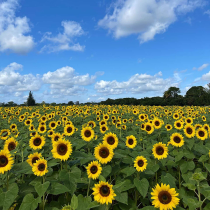
#> input picture images/the_berry_farms_sunflower_field.jpeg, 210 x 210 px, shrunk from 1440 x 1440 before the run
$ jupyter execute Assignment_02_part_01.ipynb   (shell and % lines are left out)
#> lines starting #> are read from the running program, lines starting #| are printed output that depends on the picture; after the words box and inside, x2 and y2 are one past the last pixel; in counts of white or black regions, pixels touching at a corner belong together
# EN3160 Assignment 2

### A.H.T.M. Weerakoon

### 230689A

[cell 1]
import os, glob
import numpy as np
import cv2 as cv
import matplotlib.pyplot as plt
from scipy import ndimage
from scipy.optimize import minimize

def show(img_bgr, title='', figsize=(10, 7)):
    plt.figure(figsize=figsize)
    if img_bgr.ndim == 2:
        plt.imshow(img_bgr, cmap='gray')
    else:
        plt.imshow(cv.cvtColor(img_bgr, cv.COLOR_BGR2RGB))
    plt.title(title); plt.axis('off'); plt.show()

### Question 01

[cell 2]
im = cv.imread('images/the_berry_farms_sunflower_field.jpeg', cv.IMREAD_REDUCED_COLOR_4)
#> im is the input picture: shape (210, 210, 3); mean B, G, R 119.8, 125.3, 100.4
assert im is not None, 'Check the image path'
gray = cv.cvtColor(im, cv.COLOR_BGR2GRAY).astype(np.float64) / 255.0
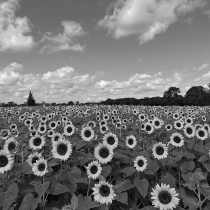
#> gray: shape (210, 210) float64; min 0.0196, max 0.984, mean 0.46
print('Image size:', im.shape)
#| Image size: (210, 210, 3)

def log_scale_space(img, sigmas):
    # Scale-normalised LoG stack, shape (S, H, W)
    return np.stack([s**2 * ndimage.gaussian_laplace(img, sigma=s) for s in sigmas], axis=0)

def detect_blobs(img, sigmas, threshold=0.08, overlap=0.5):
#> called with sigmas = array of shape (40,), threshold = 0.08, overlap = 0.5
    L = np.abs(log_scale_space(img, sigmas))
    # Scale-space extrema: equal to the max of its 3x3x3 neighbourhood and above threshold
    peaks = (L == ndimage.maximum_filter(L, size=(3, 3, 3))) & (L > threshold)
    s_idx, ys, xs = np.nonzero(peaks)
#> s_idx = 1270 values from 0 to 39; ys = 1270 values, max 209 at index 471, min 0 at index 926, mean 136.6; xs = 1270 values, max 209 at index 3, min 0 at index 283, mean 106.4
    resp = L[s_idx, ys, xs]
#> resp = 1270 values, max 0.385 at index 825, min 0.08 at index 675, mean 0.15
    sig = sigmas[s_idx]
#> sig = 1270 values from 1 to 20
    rad = np.sqrt(2) * sig
#> rad = 1270 values from 1.41 to 28.28

    # Greedy non-maximum suppression of overlapping circles (strongest first)
    keep = []
    for i in np.argsort(-resp):
        if keep:
            k = np.array(keep)
            dist = np.hypot(xs[k] - xs[i], ys[k] - ys[i])
            if np.any(dist < overlap * (rad[k] + rad[i])):
                continue
        keep.append(i)
#> this loop made 1270 passes
#> (i, k, dist) on passes 2 to 6: (1087, [825], [54.45]), (1010, [825, 1087], [109.1, 78.72]), (1015, [825, 1087, 1010], [50.92, 24.17, 62.17]), (1045, [825, 1087, 1010, 1015], [24.7, 67.98, 132.1, 71.45]), (883, [825, 1087, 1010, 1015, 1045], [21.02, 43.46, 88.2, 32.45, 45.12])
#> (i, k) on pass 11: (1044, [825, 1087, 1010, 1015, 1045, 883, 1079, 683, 503, 1115])
#> after the loop, keep = 1001 values, max 1269 at index 471, min 0 at index 844, mean 593.4
    keep = np.array(keep, dtype=int)
    return xs[keep], ys[keep], rad[keep], sig[keep], resp[keep]


sigma_min, sigma_max, n_scales = 1.0, 20.0, 40      # tune if needed
sigmas = np.geomspace(sigma_min, sigma_max, n_scales)
threshold = 0.08                                     # raise -> fewer, stronger blobs

xs, ys, rad, sig, resp = detect_blobs(gray, sigmas, threshold=threshold)
#> xs = 1001 values, max 209 at index 173, min 0 at index 27, mean 104.8; ys = 1001 values, max 209 at index 91, min 0 at index 471, mean 136.2; rad = 1001 values, max 28.28 at index 471, min 1.41 at index 21, mean 2.23; sig = 1001 values, max 20 at index 471, min 1 at index 21, mean 1.58; resp = 1001 values, max 0.385 at index 0, min 0.08 at index 1000, mean 0.155
print(f'sigma range used: {sigma_min} to {sigma_max} ({n_scales} scales, geometric spacing)')
print('Number of circles detected:', len(rad))
#| Number of circles detected: 1001

out = im.copy()
for x, y, r in zip(xs, ys, rad):
    cv.circle(out, (int(x), int(y)), int(round(r)), (0, 0, 255), 1, cv.LINE_AA)
#> this loop made 1001 passes
#> (x, y, r) on passes 1 to 3: (178, 124, 2.08), (140, 163, 3.05), (69, 129, 2.61)
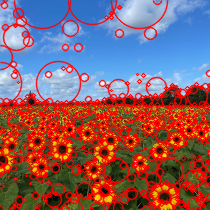
#> out: shape (210, 210, 3); mean B, G, R 104.5, 97.4, 136.4

# Highlight the largest circles
order = np.argsort(-rad)
#> order = 1001 values, max 1000 at index 414, min 0 at index 308, mean 500
for i in order[:5]:
    cv.circle(out, (int(xs[i]), int(ys[i])), int(round(rad[i])), (255, 0, 0), 2, cv.LINE_AA)
#> this loop made 5 passes
#> i on passes 1 to 5: 471, 560, 735, 591, 568
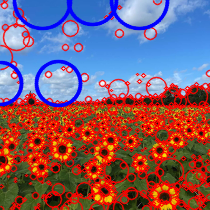
#> out: shape (210, 210, 3); 5.25% of pixels changed, all inside (x1, y1, x2, y2) = (0, 0, 170, 108)
show(out, 'LoG blobs (red) - largest five in blue', figsize=(12, 9))

print(f"{'#':>2} {'x':>6} {'y':>6} {'sigma':>7} {'radius':>7} {'|response|':>11}")
for k, i in enumerate(order[:5], 1):
    print(f'{k:>2} {xs[i]:>6} {ys[i]:>6} {sig[i]:>7.2f} {rad[i]:>7.2f} {resp[i]:>11.3f}')

$ run again, with images/wadham.jpg copied over images/the_berry_farms_sunflower_field.jpeg
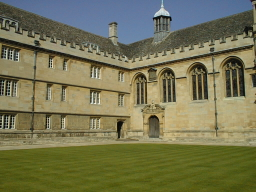
#> input picture images/wadham.jpg, 256 x 192 px
#> im is the input picture: shape (192, 256, 3); mean B, G, R 83.1, 116.5, 117.6
#> `gray = cv.cvtColor(im, cv.COLOR_BGR2GRAY).astype(np.float64) / 255.0`:
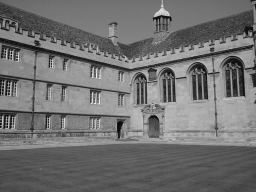
#> gray: shape (192, 256) float64; min 0.0196, max 0.945, mean 0.443
#| Image size: (192, 256, 3)
#> in detect_blobs, `s_idx, ys, xs = np.nonzero(peaks)`: s_idx = 1267 values from 0 to 39; ys = 1267 values, max 145 at index 1234, min 0 at index 797, mean 76.92; xs = 1267 values, max 255 at index 33, min 0 at index 15, mean 118.5
#> in detect_blobs, `resp = L[s_idx, ys, xs]`: resp = 1267 values, max 0.265 at index 1135, min 0.0802 at index 590, mean 0.132
#> in detect_blobs, `sig = sigmas[s_idx]`: sig = 1267 values from 1 to 20
#> in detect_blobs, `rad = np.sqrt(2) * sig`: rad = 1267 values from 1.41 to 28.28
#> the loop in detect_blobs, `for i in np.argsort(-resp):` made 1267 passes
#> (i, k, dist) on passes 2 to 5: (492, [1135], [117]), (524, [1135, 492], [109, 9.43]), (1217, [1135, 492, 524], [142.9, 256.5, 249.5]), (483, [1135, 492, 524, 1217], [117.1, 3, 11.31, 256])
#> after the loop in detect_blobs, `for i in np.argsort(-resp):`: keep = 1007 values, max 1265 at index 433, min 0 at index 781, mean 576.4
#> `xs, ys, rad, sig, resp = detect_blobs(gray, sigmas, threshold=threshold)`: xs = 1007 values, max 255 at index 3, min 0 at index 26, mean 117.8; ys = 1007 values, max 145 at index 890, min 0 at index 135, mean 77.73; rad = 1007 values, max 26.19 at index 433, min 1.41 at index 1, mean 2.06; sig = 1007 values, max 18.52 at index 433, min 1 at index 1, mean 1.46; resp = 1007 values, max 0.265 at index 0, min 0.0802 at index 1006, mean 0.136
#| Number of circles detected: 1007
#> the loop `for x, y, r in zip(xs, ys, rad):` made 1007 passes
#> (x, y, r) on passes 1 to 3: (119, 124, 3.29), (2, 122, 1.41), (10, 127, 1.41)
#> order = 1007 values, max 1006 at index 411, min 0 at index 92, mean 503
#> the loop `for i in order[:5]:` made 5 passes
#> i on passes 1 to 5: 433, 726, 997, 881, 861
#> after the loop `for i in order[:5]:`:
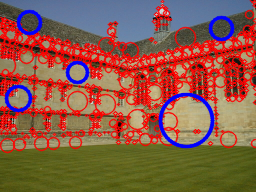
#> out: shape (192, 256, 3); mean B, G, R 72.3, 90.6, 138.7
#> the loop `for k, i in enumerate(order[:5], 1):` made 5 passes
#> (printed output is left out)
